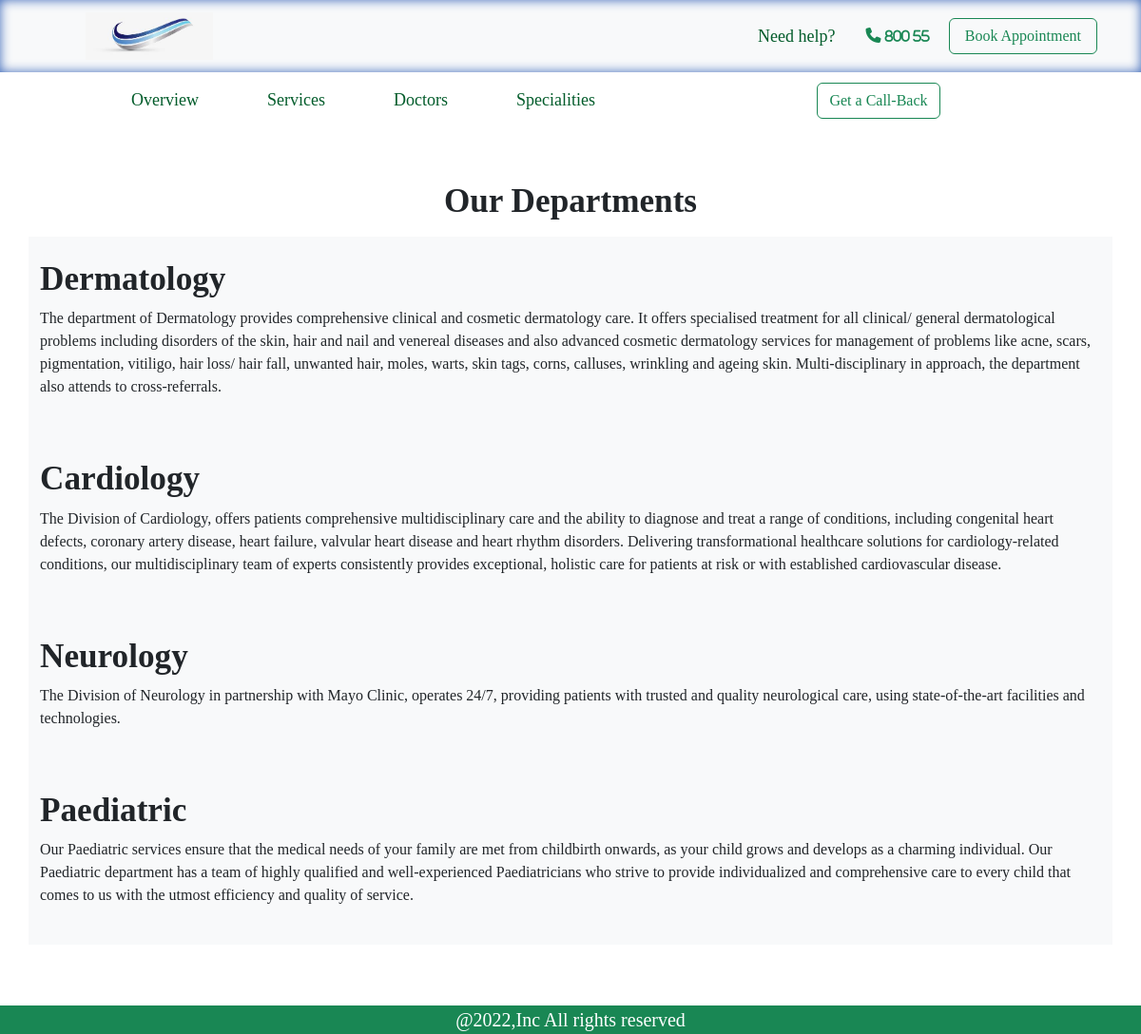
The app's page /specialities/ with its own data.
### app_home/models.py (models this page shows, shortened)
class Departments(models.Model):
    spec_name=models.CharField(max_length=100)
    spec_description=models.TextField()

### app_home/views.py (the view)
# urls.py: path('specialities/', views.specialities, name='specialities'),
def specialities(request):
    obj= Departments.objects.all()
    return render(request,'specialities.html',{'obj':obj})

### app_home/templates/specialities.html (shortened to what this page needs)
{% extends 'base.html' %}
{% block content %}
<section>
<div class="container py-5">
    <h1 class="text-center py-2">Our Departments</h1>
    <div class="row">
        {% for i in obj %}
        <div class="bg-light py-4">
            <h1>{{i.spec_name}}</h1>
            <p>{{i.spec_description}}</p>
       </div>
       {% endfor %}
    </div>
</div>
<section>
{% endblock %}

### app_home/templates/base.html (shortened to what this page needs)
<!DOCTYPE html>
<html lang="en">
<head>
    {% load static %}
    <link href="https://cdn.jsdelivr.net/npm/bootstrap@5.2.1/dist/css/bootstrap.min.css" rel="stylesheet">
    <link rel="stylesheet" href="/css/bootstrap.css">
    <link rel="stylesheet" href="https://cdn.jsdelivr.net/npm/bootstrap-icons@1.9.1/font/bootstrap-icons.css">
    <link rel="stylesheet" type="text/css" href="{% static '/css/hosp.css' %}">
</head>
<body>
<nav class="navbar nav1 navbar-expand-sm bg-light ">
    <div class="container">
      <a class="navbar-brand px-5" href="{% url 'home' %}"><img src="{% static '/images/logo1.jpg' %}" class="img-fluid" style="height:50px" "width:80px"></a>
   <ul class="navbar-nav ml-auto" style= "font-family: poppins;">
        <li class="nav-item needhelp  m-auto">
        <a class=" px-3 " href="">Need help?</a>
        </li>
       <li class="nav-item m-auto">
        <i class="fa-solid fa-phone px-3 text-success"> <small>  800 55</small></i>
       </li>
       <li class="nav-item">
        <a class="btn btn-outline-success px-3 mx-1 " href="{% url 'booking' %}" type="button">Book Appointment</a>
       </li>
   </ul>
</div>
</nav>
    <nav class="navbar nav2 navbar-expand-sm bg-white text-center m-auto ">
    <div class="container ">
    <div class="collapse navbar-collapse" id="collapsibleNavbar">
        <ul class="navbar-nav  px-3  px-5  " style="font-family: poppins;">
            <li class="nav-item px-3">
                <a class="nav-link   ms-4" href="{% url 'home' %}">Overview</a>
            </li>
                <li class="nav-item px-3">
                    <a class="nav-link   ms-4" href="#services">Services</a>
                </li>
            <li class="nav-item px-3 ">
                <a class="nav-link  ms-4" href="{% url 'doctors' %}">Doctors</a>
            </li>
            <li class="nav-item px-3">
                <a class="nav-link  ms-4 " href="{% url 'specialities' %}">Specialities</a>
            </li>
        </ul>
<form class="container">
<a class="btn btn-outline-success me-2" href="#call-back" type="button">Get a Call-Back</a>
</form>
</div>
</div>
</nav>
    {% block content %}
    {% endblock %}
<div class="container-fluid mt-3">
    <div class="row bg-success">
        <p class="m-auto text-center text-white fs-5 ">@2022,Inc All rights reserved</p>
    </div>
</div>
</body>
</html>

### app_home/static/css/hosp.css (style rules this page uses)
body { margin:0; padding: 0; box-sizing:border-box; }
body { font-family:'poppins'; }
.nav1 { box-shadow:0px 0px 12px #3b67b9 inset; }
.needhelp a { color: #035c2b; text-decoration: none; font-size:large; }
h1 { font-size: 2.2rem; font-weight: 700; }
.nav2 li a { font-size: large; color: #035c2b; }

### records on screen
Departments: spec_name "Dermatology", spec_description "The department of Dermatology provides comprehensive clinical and cosmetic dermatology care. It offers specialised treatment for all clinical/ general dermatological problems including disorders of the skin, hair and nail and venereal diseases and also advanced cosmetic dermatology services for management of problems like acne, scars, pigmentation, vitiligo, hair loss/ hair fall, unwanted hair, moles, warts, skin tags, corns, calluses, wrinkling and ageing skin. Multi-disciplinary in approach, the department also attends to cross-referrals."
Departments: spec_name "Cardiology", spec_description "The Division of Cardiology, offers patients comprehensive multidisciplinary care and the ability to diagnose and treat a range of conditions, including congenital heart defects, coronary artery disease, heart failure, valvular heart disease and heart rhythm disorders. Delivering transformational healthcare solutions for cardiology-related conditions, our multidisciplinary team of experts consistently provides exceptional, holistic care for patients at risk or with established cardiovascular disease."
Departments: spec_name "Neurology", spec_description "The Division of Neurology in partnership with Mayo Clinic, operates 24/7, providing patients with trusted and quality neurological care, using state-of-the-art facilities and technologies."
Departments: spec_name "Paediatric", spec_description "Our Paediatric services ensure that the medical needs of your family are met from childbirth onwards, as your child grows and develops as a charming individual. Our Paediatric department has a team of highly qualified and well-experienced Paediatricians who strive to provide individualized and comprehensive care to every child that comes to us with the utmost efficiency and quality of service."
